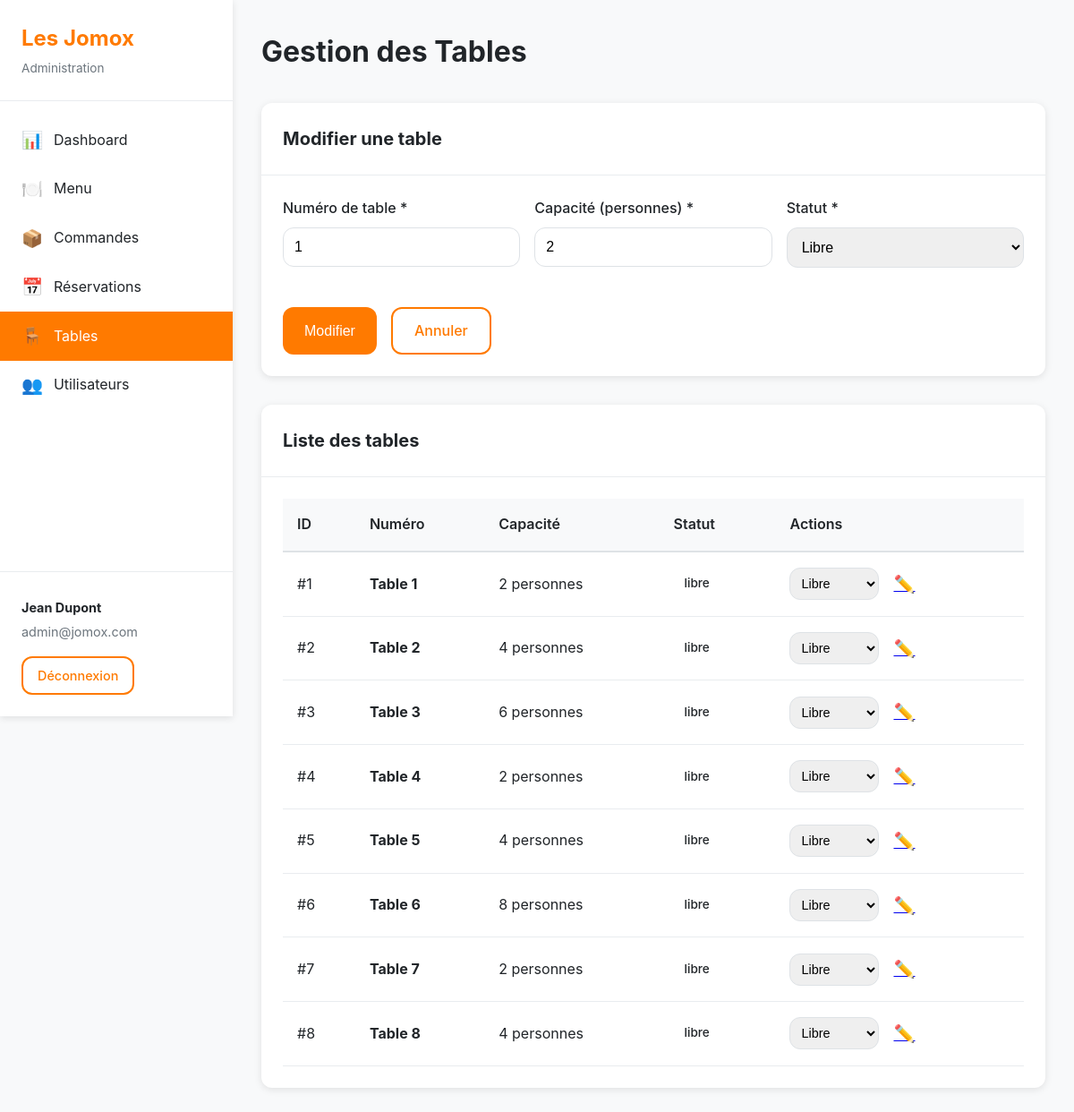
Page /admin/tables.php?edit=1 (signed in) on the committed database.
### tables this page shows
CREATE TABLE table_restaurant (
    id INT AUTO_INCREMENT PRIMARY KEY,
    numero INT NOT NULL UNIQUE,
    capacite INT NOT NULL,
    statut VARCHAR(50) DEFAULT 'libre',
    INDEX idx_numero (numero),
    INDEX idx_statut (statut)
);

### admin/tables.php (the view, shortened to what this page needs)
<?php
require_once __DIR__ . '/includes/functions.php';
$pdo = getPDO();
$editTable = null;
if (isset($_GET['edit'])) {
    $id = intval($_GET['edit']);
    $stmt = $pdo->prepare('SELECT * FROM table_restaurant WHERE id = :id');
    $stmt->execute(['id' => $id]);
    $editTable = $stmt->fetch();
}
$tables = $pdo->query('SELECT * FROM table_restaurant ORDER BY numero')->fetchAll();
require_once __DIR__ . '/includes/header.php';
?>
<div class="card">
    <div class="card-header">
        <h2><?= $editTable ? 'Modifier une table' : 'Ajouter une table' ?></h2>
    </div>
    <div class="card-body">
        <form method="POST" class="form">
            <div class="form-row">
                <div class="form-group">
                    <label>Numéro de table *</label>
                    <input type="number" name="numero" value="<?= e($editTable['numero'] ?? '') ?>" min="1" required>
                </div>
                <div class="form-group">
                    <label>Capacité (personnes) *</label>
                    <input type="number" name="capacite" value="<?= e($editTable['capacite'] ?? '') ?>" min="1" required>
                </div>
                <div class="form-group">
                    <label>Statut *</label>
                    <select name="statut" required>
                        <option value="libre" <?= ($editTable['statut'] ?? 'libre') === 'libre' ? 'selected' : '' ?>>Libre</option>
                    </select>
                </div>
            </div>
            <div class="form-actions">
                <button type="submit" class="btn btn-primary"><?= $editTable ? 'Modifier' : 'Ajouter' ?></button>
                <?php if ($editTable): ?>
                    <a href="tables.php" class="btn btn-outline">Annuler</a>
                <?php endif; ?>
            </div>
        </form>
    </div>
</div>
<div class="card">
    <div class="card-header">
        <h2>Liste des tables</h2>
    </div>
    <div class="card-body">
        <div class="table-responsive">
            <table class="table">
                <thead>
                    <tr>
                        <th>ID</th>
                        <th>Numéro</th>
                        <th>Capacité</th>
                        <th>Statut</th>
                        <th>Actions</th>
                    </tr>
                </thead>
                <tbody>
                    <?php if (empty($tables)): ?>
                        <tr>
                            <td colspan="5" class="text-center text-muted">Aucune table enregistrée</td>
                        </tr>
                    <?php else: ?>
                        <?php foreach ($tables as $table): ?>
                            <tr>
                                <td>#<?= $table['id'] ?></td>
                                <td><strong>Table <?= $table['numero'] ?></strong></td>
                                <td><?= $table['capacite'] ?> personnes</td>
                                <td><?= getStatusBadge($table['statut']) ?></td>
                                <td>
                                    <div class="action-buttons">
                                        <form method="POST" class="form-inline">
                                            <select name="statut" class="form-select-sm" onchange="this.form.submit()">
                                                <option value="libre" <?= $table['statut'] === 'libre' ? 'selected' : '' ?>>Libre</option>
                                            </select>
                                        </form>
                                        <a href="?edit=<?= $table['id'] ?>" class="btn-icon" title="Modifier">✏️</a>
                                    </div>
                                </td>
                            </tr>
                        <?php endforeach; ?>
                    <?php endif; ?>
                </tbody>
            </table>
        </div>
    </div>
</div>
<?php require_once __DIR__ . '/includes/footer.php'; ?>

### admin/includes/functions.php (shortened to what this page needs)
<?php
function getStatusBadge($status) {
    $badges = [
        'en_attente' => '<span class="badge badge-warning">En attente</span>',
        'confirmee' => '<span class="badge badge-success">Confirmée</span>',
        'servie' => '<span class="badge badge-info">Servie</span>',
        'annulee' => '<span class="badge badge-danger">Annulée</span>',
        'libre' => '<span class="badge badge-success">Libre</span>',
        'occupee' => '<span class="badge badge-danger">Occupée</span>',
        'reservee' => '<span class="badge badge-warning">Réservée</span>',
    ];
    return $badges[$status] ?? '<span class="badge">' . htmlspecialchars($status) . '</span>';
}
function e($string) {
    return htmlspecialchars($string ?? '', ENT_QUOTES, 'UTF-8');
}

### admin/assets/css/style.css (style rules this page uses)
:root { --primary: #FF7A00; --primary-dark: #e66a00; --secondary: #6c757d; --success: #28a745; --danger: #dc3545; --warning: #ffc107; --info: #17a2b8; --light: #f8f9fa; --dark: #343a40; --white: #ffffff; --gray-100: #f8f9fa; --gray-200: #e9ecef; --gray-300: #dee2e6; --gray-600: #6c757d; --gray-900: #212529; --shadow: 0 2px 8px rgba(0, 0, 0, 0.1); --shadow-lg: 0 4px 16px rgba(0, 0, 0, 0.15); --radius: 12px; --radius-lg: 16px; }
* { margin: 0; padding: 0; box-sizing: border-box; }
body { font-family: -apple-system, BlinkMacSystemFont, 'Segoe UI', Roboto, 'Helvetica Neue', Arial, sans-serif; background: var(--gray-100); color: var(--gray-900); line-height: 1.6; }
.card { background: var(--white); border-radius: var(--radius); box-shadow: var(--shadow); margin-bottom: 2rem; overflow: hidden; }
.card-header { padding: 1.5rem; border-bottom: 1px solid var(--gray-200); display: flex; justify-content: space-between; align-items: center; }
.card-header h2 { font-size: 1.25rem; color: var(--gray-900); }
.card-body { padding: 1.5rem; }
.form { max-width: 100%; }
.form-group { margin-bottom: 1.25rem; }
.form-group label { display: block; margin-bottom: 0.5rem; font-weight: 500; color: var(--gray-900); }
.form-group input, .form-group textarea, .form-group select { width: 100%; padding: 0.75rem; border: 1px solid var(--gray-300); border-radius: var(--radius); font-size: 1rem; transition: all 0.2s; }
.form-row { display: grid; grid-template-columns: repeat(auto-fit, minmax(200px, 1fr)); gap: 1rem; }
.form-actions { display: flex; gap: 1rem; margin-top: 1.5rem; }
.form-inline { display: inline; }
.form-select-sm { padding: 0.5rem; font-size: 0.9rem; border-radius: var(--radius); border: 1px solid var(--gray-300); }
.btn { display: inline-block; padding: 0.75rem 1.5rem; border: none; border-radius: var(--radius); font-size: 1rem; font-weight: 500; cursor: pointer; transition: all 0.2s; text-decoration: none; text-align: center; }
.btn-primary { background: var(--primary); color: var(--white); }
.btn-outline { background: transparent; color: var(--primary); border: 2px solid var(--primary); }
.btn-icon { background: none; border: none; font-size: 1.2rem; cursor: pointer; padding: 0.25rem 0.5rem; border-radius: var(--radius); transition: all 0.2s; }
.action-buttons { display: flex; gap: 0.5rem; align-items: center; }
.table-responsive { overflow-x: auto; }
.table { width: 100%; border-collapse: collapse; }
.table thead { background: var(--gray-100); }
.table th { padding: 1rem; text-align: left; font-weight: 600; color: var(--gray-900); border-bottom: 2px solid var(--gray-300); }
.table td { padding: 1rem; border-bottom: 1px solid var(--gray-200); }
.badge { display: inline-block; padding: 0.35rem 0.75rem; border-radius: 20px; font-size: 0.85rem; font-weight: 500; }

### rows in the picture
table_restaurant: numero "1", capacite "2", statut "Libre", id "1", statut "libre"
table_restaurant: id "2", numero "2", capacite "4", statut "libre", statut "Libre"
table_restaurant: id "3", numero "3", capacite "6", statut "libre", statut "Libre"
table_restaurant: id "4", numero "4", capacite "2", statut "libre", statut "Libre"
table_restaurant: id "5", numero "5", capacite "4", statut "libre", statut "Libre"
table_restaurant: id "6", numero "6", capacite "8", statut "libre", statut "Libre"
table_restaurant: id "7", numero "7", capacite "2", statut "libre", statut "Libre"
table_restaurant: id "8", numero "8", capacite "4", statut "libre", statut "Libre"

### other values in the picture
$_SESSION['admin_email'] "admin@jomox.com"
$pageTitle "Gestion des Tables"
